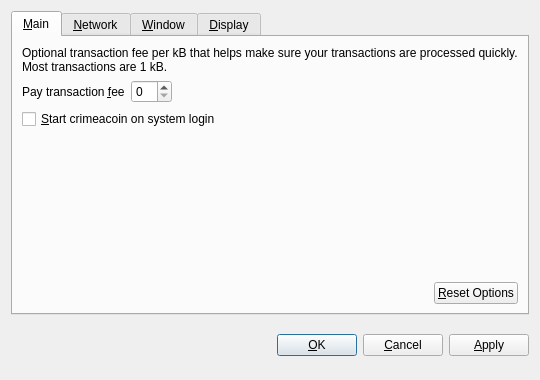
<?xml version="1.0" encoding="UTF-8"?>
<ui version="4.0">
 <class>OptionsDialog</class>
 <widget class="QDialog" name="OptionsDialog">
  <property name="geometry">
   <rect>
    <x>0</x>
    <y>0</y>
    <width>540</width>
    <height>380</height>
   </rect>
  </property>
  <property name="windowTitle">
   <string>Options</string>
  </property>
  <property name="modal">
   <bool>true</bool>
  </property>
  <layout class="QVBoxLayout" name="verticalLayout">
   <item>
    <widget class="QTabWidget" name="tabWidget">
     <property name="tabPosition">
      <enum>QTabWidget::North</enum>
     </property>
     <property name="currentIndex">
      <number>0</number>
     </property>
     <widget class="QWidget" name="tabMain">
      <attribute name="title">
       <string>&amp;Main</string>
      </attribute>
      <layout class="QVBoxLayout" name="verticalLayout_Main">
       <item>
        <widget class="QLabel" name="transactionFeeInfoLabel">
         <property name="text">
          <string>Optional transaction fee per kB that helps make sure your transactions are processed quickly. Most transactions are 1 kB.</string>
         </property>
         <property name="textFormat">
          <enum>Qt::PlainText</enum>
         </property>
         <property name="wordWrap">
          <bool>true</bool>
         </property>
        </widget>
       </item>
       <item>
        <layout class="QHBoxLayout" name="horizontalLayout_1_Main">
         <item>
          <widget class="QLabel" name="transactionFeeLabel">
           <property name="text">
            <string>Pay transaction &amp;fee</string>
           </property>
           <property name="textFormat">
            <enum>Qt::PlainText</enum>
           </property>
           <property name="buddy">
            <cstring>transactionFee</cstring>
           </property>
          </widget>
         </item>
         <item>
          <widget class="BitcoinAmountField" name="transactionFee"/>
         </item>
         <item>
          <spacer name="horizontalSpacer_1_Main">
           <property name="orientation">
            <enum>Qt::Horizontal</enum>
           </property>
           <property name="sizeHint" stdset="0">
            <size>
             <width>40</width>
             <height>20</height>
            </size>
           </property>
          </spacer>
         </item>
        </layout>
       </item>
       <item>
        <widget class="QCheckBox" name="bitcoinAtStartup">
         <property name="toolTip">
          <string>Automatically start crimeacoin after logging in to the system.</string>
         </property>
         <property name="text">
          <string>&amp;Start crimeacoin on system login</string>
         </property>
        </widget>
       </item>
       <item>
        <spacer name="verticalSpacer_Main">
         <property name="orientation">
          <enum>Qt::Vertical</enum>
         </property>
         <property name="sizeHint" stdset="0">
          <size>
           <width>20</width>
           <height>40</height>
          </size>
         </property>
        </spacer>
       </item>
       <item>
        <layout class="QHBoxLayout" name="horizontalLayout_2_Main">
         <item>
          <spacer name="horizontalSpacer_2_Main">
           <property name="orientation">
            <enum>Qt::Horizontal</enum>
           </property>
           <property name="sizeHint" stdset="0">
            <size>
             <width>40</width>
             <height>20</height>
            </size>
           </property>
          </spacer>
         </item>
         <item>
          <widget class="QPushButton" name="resetButton">
           <property name="toolTip">
            <string>Reset all client options to default.</string>
           </property>
           <property name="text">
            <string>&amp;Reset Options</string>
           </property>
           <property name="autoDefault">
            <bool>false</bool>
           </property>
          </widget>
         </item>
        </layout>
       </item>
      </layout>
     </widget>
     <widget class="QWidget" name="tabNetwork">
      <attribute name="title">
       <string>&amp;Network</string>
      </attribute>
      <layout class="QVBoxLayout" name="verticalLayout_Network">
       <item>
        <widget class="QCheckBox" name="mapPortUpnp">
         <property name="toolTip">
          <string>Automatically open the crimeacoin client port on the router. This only works when your router supports UPnP and it is enabled.</string>
         </property>
         <property name="text">
          <string>Map port using &amp;UPnP</string>
         </property>
        </widget>
       </item>
       <item>
        <widget class="QCheckBox" name="connectSocks">
         <property name="toolTip">
          <string>Connect to the crimeacoin network through a SOCKS proxy (e.g. when connecting through Tor).</string>
         </property>
         <property name="text">
          <string>&amp;Connect through SOCKS proxy:</string>
         </property>
        </widget>
       </item>
       <item>
        <layout class="QHBoxLayout" name="horizontalLayout_Network">
         <item>
          <widget class="QLabel" name="proxyIpLabel">
           <property name="text">
            <string>Proxy &amp;IP:</string>
           </property>
           <property name="textFormat">
            <enum>Qt::PlainText</enum>
           </property>
           <property name="buddy">
            <cstring>proxyIp</cstring>
           </property>
          </widget>
         </item>
         <item>
          <widget class="QValidatedLineEdit" name="proxyIp">
           <property name="maximumSize">
            <size>
             <width>140</width>
             <height>16777215</height>
            </size>
           </property>
           <property name="toolTip">
            <string>IP address of the proxy (e.g. 127.0.0.1)</string>
           </property>
          </widget>
         </item>
         <item>
          <widget class="QLabel" name="proxyPortLabel">
           <property name="text">
            <string>&amp;Port:</string>
           </property>
           <property name="textFormat">
            <enum>Qt::PlainText</enum>
           </property>
           <property name="buddy">
            <cstring>proxyPort</cstring>
           </property>
          </widget>
         </item>
         <item>
          <widget class="QLineEdit" name="proxyPort">
           <property name="maximumSize">
            <size>
             <width>55</width>
             <height>16777215</height>
            </size>
           </property>
           <property name="toolTip">
            <string>Port of the proxy (e.g. 9050)</string>
           </property>
          </widget>
         </item>
         <item>
          <widget class="QLabel" name="socksVersionLabel">
           <property name="text">
            <string>SOCKS &amp;Version:</string>
           </property>
           <property name="textFormat">
            <enum>Qt::PlainText</enum>
           </property>
           <property name="buddy">
            <cstring>socksVersion</cstring>
           </property>
          </widget>
         </item>
         <item>
          <widget class="QValueComboBox" name="socksVersion">
           <property name="toolTip">
            <string>SOCKS version of the proxy (e.g. 5)</string>
           </property>
          </widget>
         </item>
         <item>
          <spacer name="horizontalSpacer_Network">
           <property name="orientation">
            <enum>Qt::Horizontal</enum>
           </property>
           <property name="sizeHint" stdset="0">
            <size>
             <width>40</width>
             <height>20</height>
            </size>
           </property>
          </spacer>
         </item>
        </layout>
       </item>
       <item>
        <spacer name="verticalSpacer_Network">
         <property name="orientation">
          <enum>Qt::Vertical</enum>
         </property>
         <property name="sizeHint" stdset="0">
          <size>
           <width>20</width>
           <height>40</height>
          </size>
         </property>
        </spacer>
       </item>
      </layout>
     </widget>
     <widget class="QWidget" name="tabWindow">
      <attribute name="title">
       <string>&amp;Window</string>
      </attribute>
      <layout class="QVBoxLayout" name="verticalLayout_Window">
       <item>
        <widget class="QCheckBox" name="minimizeToTray">
         <property name="toolTip">
          <string>Show only a tray icon after minimizing the window.</string>
         </property>
         <property name="text">
          <string>&amp;Minimize to the tray instead of the taskbar</string>
         </property>
        </widget>
       </item>
       <item>
        <widget class="QCheckBox" name="minimizeOnClose">
         <property name="toolTip">
          <string>Minimize instead of exit the application when the window is closed. When this option is enabled, the application will be closed only after selecting Quit in the menu.</string>
         </property>
         <property name="text">
          <string>M&amp;inimize on close</string>
         </property>
        </widget>
       </item>
       <item>
        <spacer name="verticalSpacer_Window">
         <property name="orientation">
          <enum>Qt::Vertical</enum>
         </property>
         <property name="sizeHint" stdset="0">
          <size>
           <width>20</width>
           <height>40</height>
          </size>
         </property>
        </spacer>
       </item>
      </layout>
     </widget>
     <widget class="QWidget" name="tabDisplay">
      <attribute name="title">
       <string>&amp;Display</string>
      </attribute>
      <layout class="QVBoxLayout" name="verticalLayout_Display">
       <item>
        <layout class="QHBoxLayout" name="horizontalLayout_1_Display">
         <item>
          <widget class="QLabel" name="langLabel">
           <property name="text">
            <string>User Interface &amp;language:</string>
           </property>
           <property name="textFormat">
            <enum>Qt::PlainText</enum>
           </property>
           <property name="buddy">
            <cstring>lang</cstring>
           </property>
          </widget>
         </item>
         <item>
          <widget class="QValueComboBox" name="lang">
           <property name="toolTip">
            <string>The user interface language can be set here. This setting will take effect after restarting crimeacoin.</string>
           </property>
          </widget>
         </item>
        </layout>
       </item>
       <item>
        <layout class="QHBoxLayout" name="horizontalLayout_2_Display">
         <item>
          <widget class="QLabel" name="unitLabel">
           <property name="text">
            <string>&amp;Unit to show amounts in:</string>
           </property>
           <property name="textFormat">
            <enum>Qt::PlainText</enum>
           </property>
           <property name="buddy">
            <cstring>unit</cstring>
           </property>
          </widget>
         </item>
         <item>
          <widget class="QValueComboBox" name="unit">
           <property name="toolTip">
            <string>Choose the default subdivision unit to show in the interface and when sending coins.</string>
           </property>
          </widget>
         </item>
        </layout>
       </item>
       <item>
        <widget class="QCheckBox" name="displayAddresses">
         <property name="toolTip">
          <string>Whether to show crimeacoin addresses in the transaction list or not.</string>
         </property>
         <property name="text">
          <string>&amp;Display addresses in transaction list</string>
         </property>
        </widget>
       </item>
       <item>
        <widget class="QCheckBox" name="coinControlFeatures">
         <property name="toolTip">
          <string>Whether to show coin control features or not.</string>
         </property>
         <property name="text">
          <string>Display coin &amp;control features (experts only!)</string>
         </property>
        </widget>
       </item>
       <item>
        <spacer name="verticalSpacer_Display">
         <property name="orientation">
          <enum>Qt::Vertical</enum>
         </property>
         <property name="sizeHint" stdset="0">
          <size>
           <width>20</width>
           <height>40</height>
          </size>
         </property>
        </spacer>
       </item>
      </layout>
     </widget>
    </widget>
   </item>
   <item>
    <layout class="QHBoxLayout" name="horizontalLayout_Buttons">
     <item>
      <spacer name="horizontalSpacer_1">
       <property name="orientation">
        <enum>Qt::Horizontal</enum>
       </property>
       <property name="sizeHint" stdset="0">
        <size>
         <width>40</width>
         <height>48</height>
        </size>
       </property>
      </spacer>
     </item>
     <item>
      <widget class="QLabel" name="statusLabel">
       <property name="font">
        <font>
         <weight>75</weight>
         <bold>true</bold>
        </font>
       </property>
       <property name="text">
        <string/>
       </property>
       <property name="textFormat">
        <enum>Qt::PlainText</enum>
       </property>
       <property name="wordWrap">
        <bool>true</bool>
       </property>
      </widget>
     </item>
     <item>
      <spacer name="horizontalSpacer_2">
       <property name="orientation">
        <enum>Qt::Horizontal</enum>
       </property>
       <property name="sizeHint" stdset="0">
        <size>
         <width>40</width>
         <height>48</height>
        </size>
       </property>
      </spacer>
     </item>
     <item>
      <widget class="QPushButton" name="okButton">
       <property name="text">
        <string>&amp;OK</string>
       </property>
      </widget>
     </item>
     <item>
      <widget class="QPushButton" name="cancelButton">
       <property name="text">
        <string>&amp;Cancel</string>
       </property>
       <property name="autoDefault">
        <bool>false</bool>
       </property>
      </widget>
     </item>
     <item>
      <widget class="QPushButton" name="applyButton">
       <property name="text">
        <string>&amp;Apply</string>
       </property>
       <property name="autoDefault">
        <bool>false</bool>
       </property>
      </widget>
     </item>
    </layout>
   </item>
  </layout>
 </widget>
 <customwidgets>
  <customwidget>
   <class>BitcoinAmountField</class>
   <extends>QSpinBox</extends>
   <header>bitcoinamountfield.h</header>
  </customwidget>
  <customwidget>
   <class>QValueComboBox</class>
   <extends>QComboBox</extends>
   <header>qvaluecombobox.h</header>
  </customwidget>
  <customwidget>
   <class>QValidatedLineEdit</class>
   <extends>QLineEdit</extends>
   <header>qvalidatedlineedit.h</header>
  </customwidget>
 </customwidgets>
 <resources/>
 <connections/>
</ui>
